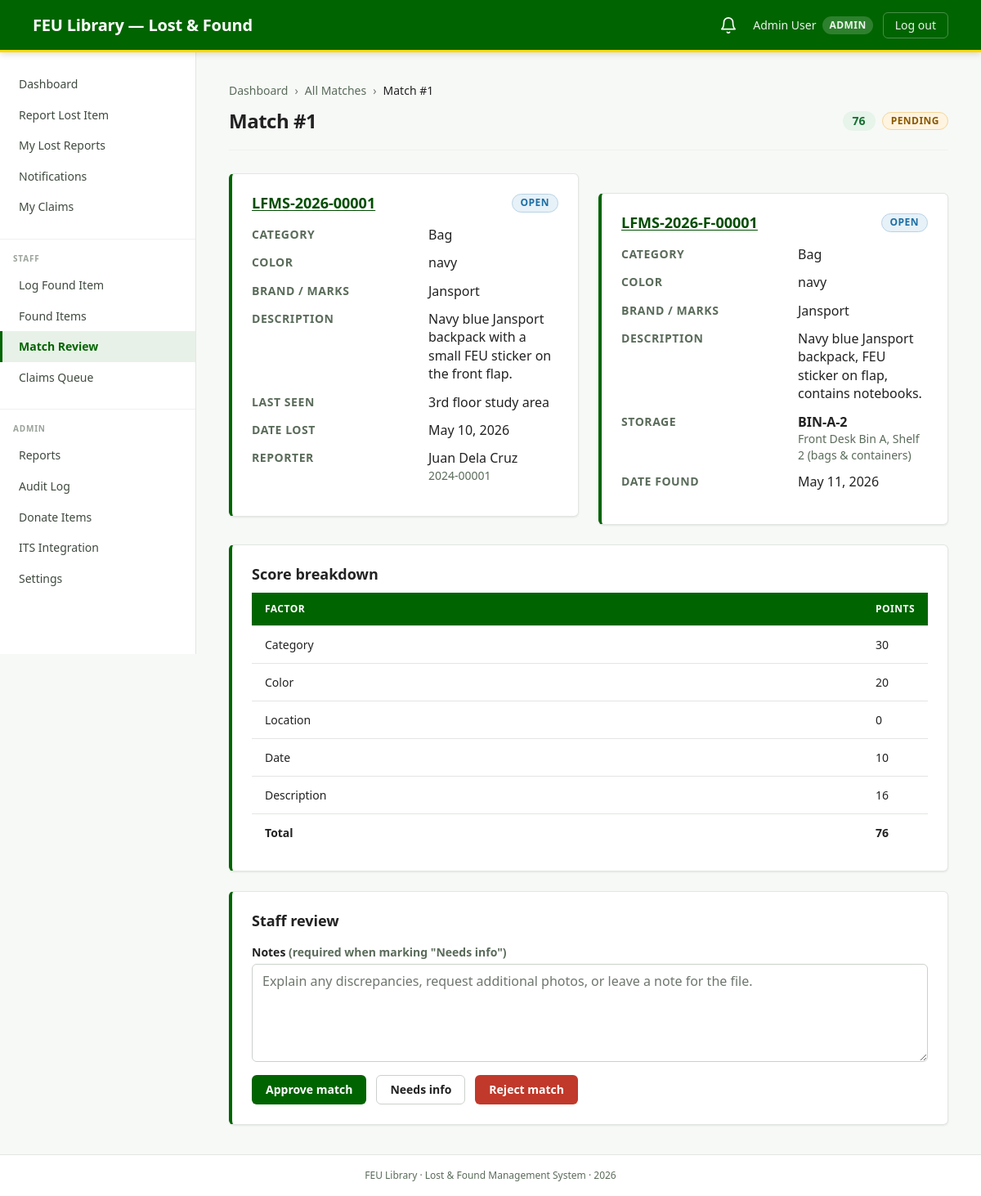
Page /index.php?p=match.show&id=1 (signed in) on the committed database.
### tables this page shows
CREATE TABLE accounts (
  id              INT UNSIGNED       NOT NULL AUTO_INCREMENT,
  role            ENUM('user','staff','admin') NOT NULL,
  user_type       ENUM('student','faculty')    NULL,             
  full_name       VARCHAR(150)       NOT NULL,
  id_number       VARCHAR(50)        NOT NULL,                   
  email           VARCHAR(255)       NOT NULL,
  password_hash   VARCHAR(255)       NOT NULL,                   
  is_active       TINYINT(1)         NOT NULL DEFAULT 1,
  created_at      DATETIME           NOT NULL DEFAULT CURRENT_TIMESTAMP,
  updated_at      DATETIME           NOT NULL DEFAULT CURRENT_TIMESTAMP
                                              ON UPDATE CURRENT_TIMESTAMP,
  PRIMARY KEY (id),
  UNIQUE KEY uq_accounts_email     (email),
  UNIQUE KEY uq_accounts_id_number (id_number),
  KEY idx_accounts_role            (role)
);

CREATE TABLE matches (
  id                       INT UNSIGNED       NOT NULL AUTO_INCREMENT,
  lost_report_id           INT UNSIGNED       NOT NULL,
  found_report_id          INT UNSIGNED       NOT NULL,
  score                    TINYINT UNSIGNED   NOT NULL,          
  factors_json             JSON               NOT NULL,          
  status                   ENUM('pending','approved','rejected','needs_info')
                                              NOT NULL DEFAULT 'pending',
  is_suspicious            TINYINT(1)         NOT NULL DEFAULT 0,
  reviewed_by_account_id   INT UNSIGNED       NULL,
  reviewed_at              DATETIME           NULL,
  review_notes             TEXT               NULL,
  created_at               DATETIME           NOT NULL DEFAULT CURRENT_TIMESTAMP,
  updated_at               DATETIME           NOT NULL DEFAULT CURRENT_TIMESTAMP
                                                       ON UPDATE CURRENT_TIMESTAMP,
  PRIMARY KEY (id),
  UNIQUE KEY uq_match_pair    (lost_report_id, found_report_id),
  KEY idx_match_status        (status),
  KEY idx_match_lost          (lost_report_id),
  KEY idx_match_found         (found_report_id),
  KEY idx_match_reviewer      (reviewed_by_account_id),
  CONSTRAINT fk_match_lost
    FOREIGN KEY (lost_report_id)         REFERENCES lost_reports(id)  ON DELETE RESTRICT,
  CONSTRAINT fk_match_found
    FOREIGN KEY (found_report_id)        REFERENCES found_reports(id) ON DELETE RESTRICT,
  CONSTRAINT fk_match_reviewer
    FOREIGN KEY (reviewed_by_account_id) REFERENCES accounts(id)      ON DELETE SET NULL
);

CREATE TABLE lost_reports (
  id                       INT UNSIGNED       NOT NULL AUTO_INCREMENT,
  ref_number               VARCHAR(30)        NOT NULL,
  reporter_account_id      INT UNSIGNED       NOT NULL,
  category                 VARCHAR(50)        NOT NULL,          
  color                    VARCHAR(50)        NOT NULL,
  brand                    VARCHAR(100)       NULL,
  description              TEXT               NOT NULL,
  last_seen_location       VARCHAR(255)       NOT NULL,
  date_lost                DATE               NOT NULL,
  status                   ENUM('open','matched','claimed','released','expired')
                                              NOT NULL DEFAULT 'open',
  is_suspicious            TINYINT(1)         NOT NULL DEFAULT 0,
  created_at               DATETIME           NOT NULL DEFAULT CURRENT_TIMESTAMP,
  updated_at               DATETIME           NOT NULL DEFAULT CURRENT_TIMESTAMP
                                                       ON UPDATE CURRENT_TIMESTAMP,
  PRIMARY KEY (id),
  UNIQUE KEY uq_lost_ref (ref_number),
  KEY idx_lost_reporter  (reporter_account_id),
  KEY idx_lost_status    (status),
  KEY idx_lost_category  (category),
  CONSTRAINT fk_lost_reporter
    FOREIGN KEY (reporter_account_id) REFERENCES accounts(id) ON DELETE RESTRICT
);

CREATE TABLE found_reports (
  id                       INT UNSIGNED       NOT NULL AUTO_INCREMENT,
  ref_number               VARCHAR(30)        NOT NULL,
  finder_account_id        INT UNSIGNED       NOT NULL,          
  category                 VARCHAR(50)        NOT NULL,
  color                    VARCHAR(50)        NOT NULL,
  brand                    VARCHAR(100)       NULL,
  description              TEXT               NOT NULL,
  storage_location_id      INT UNSIGNED       NOT NULL,
  date_found               DATE               NOT NULL,
  status                   ENUM('open','matched','claimed','released','expired','donated')
                                              NOT NULL DEFAULT 'open',
  created_at               DATETIME           NOT NULL DEFAULT CURRENT_TIMESTAMP,
  updated_at               DATETIME           NOT NULL DEFAULT CURRENT_TIMESTAMP
                                                       ON UPDATE CURRENT_TIMESTAMP,
  PRIMARY KEY (id),
  UNIQUE KEY uq_found_ref (ref_number),
  KEY idx_found_finder    (finder_account_id),
  KEY idx_found_storage   (storage_location_id),
  KEY idx_found_status    (status),
  KEY idx_found_category  (category),
  CONSTRAINT fk_found_finder
    FOREIGN KEY (finder_account_id)   REFERENCES accounts(id)          ON DELETE RESTRICT,
  CONSTRAINT fk_found_storage
    FOREIGN KEY (storage_location_id) REFERENCES storage_locations(id) ON DELETE RESTRICT
);

CREATE TABLE storage_locations (
  id              INT UNSIGNED       NOT NULL AUTO_INCREMENT,
  code            VARCHAR(20)        NOT NULL,                   
  description     VARCHAR(255)       NOT NULL,
  is_active       TINYINT(1)         NOT NULL DEFAULT 1,
  created_at      DATETIME           NOT NULL DEFAULT CURRENT_TIMESTAMP,
  updated_at      DATETIME           NOT NULL DEFAULT CURRENT_TIMESTAMP
                                              ON UPDATE CURRENT_TIMESTAMP,
  PRIMARY KEY (id),
  UNIQUE KEY uq_storage_code (code)
);

### pages/match.show.php (the view, shortened to what the rows shown need)
<?php
$id      = (int) ($_GET['id'] ?? 0);
function _load_match(int $id): ?array
{
    return q_one(
        'SELECT matches.*,
                lost_reports.id              AS lost_id,
                lost_reports.ref_number      AS lost_ref,
                lost_reports.category        AS lost_category,
                lost_reports.color           AS lost_color,
                lost_reports.brand           AS lost_brand,
                lost_reports.description     AS lost_description,
                lost_reports.last_seen_location AS lost_location,
                lost_reports.date_lost       AS lost_date,
                lost_reports.status          AS lost_status,
                lost_reports.reporter_account_id AS lost_reporter_id,
                found_reports.id             AS found_id,
                found_reports.ref_number     AS found_ref,
                found_reports.category       AS found_category,
                found_reports.color          AS found_color,
                found_reports.brand          AS found_brand,
                found_reports.description    AS found_description,
                found_reports.date_found     AS found_date,
                found_reports.status         AS found_status,
                found_reports.storage_location_id AS found_storage_id
           FROM matches
           JOIN lost_reports  ON lost_reports.id  = matches.lost_report_id
           JOIN found_reports ON found_reports.id = matches.found_report_id
          WHERE matches.id = ? LIMIT 1',
        [$id]
    );
}
$match = _load_match($id);
$is_actionable = in_array($match['status'], ['pending', 'needs_info'], true);
$reporter = q_one(
    'SELECT id, full_name, email, id_number FROM accounts WHERE id = ?',
    [(int) $match['lost_reporter_id']]
);
$storage = q_one(
    'SELECT code, description FROM storage_locations WHERE id = ?',
    [(int) $match['found_storage_id']]
);
$factors = json_decode((string) $match['factors_json'], true) ?? [];
layout_open('Match ' . $match['lost_ref'] . ' / ' . $match['found_ref']);
page_header(
    'Match #' . $id,
    score_chip((int) $match['score']) . ' ' . status_badge((string) $match['status'])
);
?>
<div class="compare-grid">
  <section class="card" aria-labelledby="lost-title">
    <div class="card-header">
      <h2 class="card-title" id="lost-title">
        <a href="<?= e(url('/index.php?p=lost.show&id=' . (int) $match['lost_id'])) ?>">
          <?= e((string) $match['lost_ref']) ?>
        </a>
      </h2>
    </div>
    <dl class="detail-grid">
      <dt>Category</dt>
      <dd><?= e(category_label((string) $match['lost_category'])) ?></dd>
      <dt>Color</dt>
      <dd><?= e((string) $match['lost_color']) ?></dd>
      <?php if (!empty($match['lost_brand'])): ?>
        <dt>Brand / marks</dt>
        <dd><?= e((string) $match['lost_brand']) ?></dd>
      <?php endif; ?>
      <dt>Description</dt>
      <dd style="white-space: pre-wrap;"><?= e((string) $match['lost_description']) ?></dd>
      <dt>Last seen</dt>
      <dd><?= e((string) $match['lost_location']) ?></dd>
      <dt>Date lost</dt>
      <dd><?= e(date('F j, Y', strtotime((string) $match['lost_date']))) ?></dd>
      <dt>Reporter</dt>
      <dd>
        <?= e((string) ($reporter['full_name'] ?? '—')) ?>
        <?php if (!empty($reporter['id_number'])): ?>
          <div class="text-sm text-muted"><?= e((string) $reporter['id_number']) ?></div>
        <?php endif; ?>
      </dd>
    </dl>
  </section>
  <section class="card" aria-labelledby="found-title">
    <div class="card-header">
      <h2 class="card-title" id="found-title">
        <a href="<?= e(url('/index.php?p=found.show&id=' . (int) $match['found_id'])) ?>">
          <?= e((string) $match['found_ref']) ?>
        </a>
      </h2>
    </div>
    <dl class="detail-grid">
      <dt>Category</dt>
      <dd><?= e(category_label((string) $match['found_category'])) ?></dd>
      <dt>Color</dt>
      <dd><?= e((string) $match['found_color']) ?></dd>
      <?php if (!empty($match['found_brand'])): ?>
        <dt>Brand / marks</dt>
        <dd><?= e((string) $match['found_brand']) ?></dd>
      <?php endif; ?>
      <dt>Description</dt>
      <dd style="white-space: pre-wrap;"><?= e((string) $match['found_description']) ?></dd>
      <dt>Storage</dt>
      <dd>
        <strong><?= e((string) ($storage['code'] ?? '—')) ?></strong>
        <?php if (!empty($storage['description'])): ?>
          <div class="text-sm text-muted"><?= e((string) $storage['description']) ?></div>
        <?php endif; ?>
      </dd>
      <dt>Date found</dt>
      <dd><?= e(date('F j, Y', strtotime((string) $match['found_date']))) ?></dd>
    </dl>
  </section>
</div>
<?php if ($factors): ?>
  <section class="card" aria-labelledby="score-title">
    <h2 class="card-title" id="score-title">Score breakdown</h2>
    <table class="data-table score-breakdown-table">
      <thead>
        <tr><th>Factor</th><th class="col-narrow">Points</th></tr>
      </thead>
      <tbody>
        <?php foreach ($factors as $factor => $points): ?>
          <tr>
            <td><?= e(ucfirst((string) $factor)) ?></td>
            <td class="col-narrow"><?= e((string) $points) ?></td>
          </tr>
        <?php endforeach; ?>
        <tr style="font-weight: 600;">
          <td>Total</td>
          <td class="col-narrow"><?= e((string) $match['score']) ?></td>
        </tr>
      </tbody>
    </table>
  </section>
<?php endif; ?>
<?php if ($is_actionable): ?>
  <section class="card" aria-labelledby="review-title">
    <h2 class="card-title" id="review-title">Staff review</h2>
  </section>
<?php endif; ?>

### partials/header.php (shortened to what the rows shown need)
<?php
$user = current_user();
$role_label = strtoupper((string) ($user['role'] ?? ''));
?>
<header class="app-header" role="banner">
  <div class="app-header-tools">
    <div class="app-header-user">
      <span><?= e($user['full_name']) ?></span>
      <span class="role-pill"><?= e($role_label) ?></span>
    </div>
  </div>
</header>

### lib/view.php (shortened to what the rows shown need)
<?php
function url(string $path = ''): string
{
    static $base = null;
    if ($base === null) {
        $configured = cfg('app.base_path');
        $base = rtrim($configured, '/');
    }
    return $base . '/' . ltrim($path, '/');
}
    ?><!DOCTYPE html>
<?php
function status_badge(string $status): string
{
    [$class, $label] = match (strtolower($status)) {
        'open'                 => ['badge-open',     'OPEN'],
        'matched'              => ['badge-matched',  'MATCHED'],
        'claimed'              => ['badge-matched',  'CLAIMED'],
        'pending'              => ['badge-pending',  'PENDING'],
        'pending_user_action'  => ['badge-pending',  'ACTION NEEDED'],
        'pending_verification' => ['badge-pending',  'AWAITING PICKUP'],
        'needs_info'           => ['badge-pending',  'NEEDS INFO'],
        'approved'             => ['badge-approved', 'APPROVED'],
        'rejected'             => ['badge-rejected', 'REJECTED'],
        'released'             => ['badge-released', 'RELEASED'],
        'expired'              => ['badge-expired',  'EXPIRED'],
        'donated'              => ['badge-donated',  'DONATED'],
        default                => ['badge-neutral',  strtoupper($status)],
    };
    return '<span class="badge ' . $class . '">' . e($label) . '</span>';
}
function item_categories(): array
{
    return [
        'bag'          => 'Bag',
        'backpack'     => 'Backpack',
        'phone'        => 'Phone',
        'laptop'       => 'Laptop / Tablet',
        'charger'      => 'Charger / Cable',
        'headphones'   => 'Earphones / Headphones',
        'watch'        => 'Watch / Jewelry',
        'book'         => 'Book / Notebook',
        'calculator'   => 'Calculator',
        'stationery'   => 'Pen / Stationery',
        'wallet'       => 'ID / Wallet',
        'keys'         => 'Keys',
        'water bottle' => 'Water Bottle',
        'umbrella'     => 'Umbrella',
        'clothing'     => 'Clothing',
        'other'        => 'Other',
    ];
}
function category_label(string $key): string
{
    $cats = item_categories();
    return $cats[$key] ?? ucfirst($key);
}
function score_chip(int $score): string
{
    $score = max(0, min(100, $score));
    $class = $score >= 70 ? 'score-chip-high'
           : ($score >= 40 ? 'score-chip-medium' : 'score-chip-low');
    return '<span class="score-chip ' . $class . '" title="Match score">' . $score . '</span>';
}

### rows in the picture
accounts: full_name "Admin User", role "ADMIN"
matches: score "76", lost_report.ref_number "LFMS-2026-00001", lost_report.category "Bag", lost_report.color "navy", lost_report.brand "Jansport", lost_report.description "Navy blue Jansport backpack with a small FEU sticker on the front flap.", lost_report.last_seen_location "3rd floor study area", lost_report.date_lost "May 10, 2026", found_report.ref_number "LFMS-2026-F-00001", found_report.category "Bag", found_report.color "navy", found_report.brand "Jansport", found_report.description "Navy blue Jansport backpack, FEU sticker on flap, contains notebooks.", found_report.date_found "May 11, 2026", factors_json "30", factors_json "20", factors_json "0", factors_json "10", factors_json "16"
accounts: full_name "Juan Dela Cruz", id_number "2024-00001"
storage_locations: code "BIN-A-2", description "Front Desk Bin A, Shelf 2 (bags & containers)"

### other values in the picture
$item['label'] "Dashboard"
$item['label'] "Report Lost Item"
$item['label'] "My Lost Reports"
$item['label'] "Notifications"
$item['label'] "My Claims"
$item['label'] "STAFF"
$item['label'] "Log Found Item"
$item['label'] "Found Items"
$item['label'] "Match Review"
$item['label'] "Claims Queue"
$item['label'] "ADMIN"
$item['label'] "Reports"
$item['label'] "Audit Log"
$item['label'] "Donate Items"
$item['label'] "ITS Integration"
